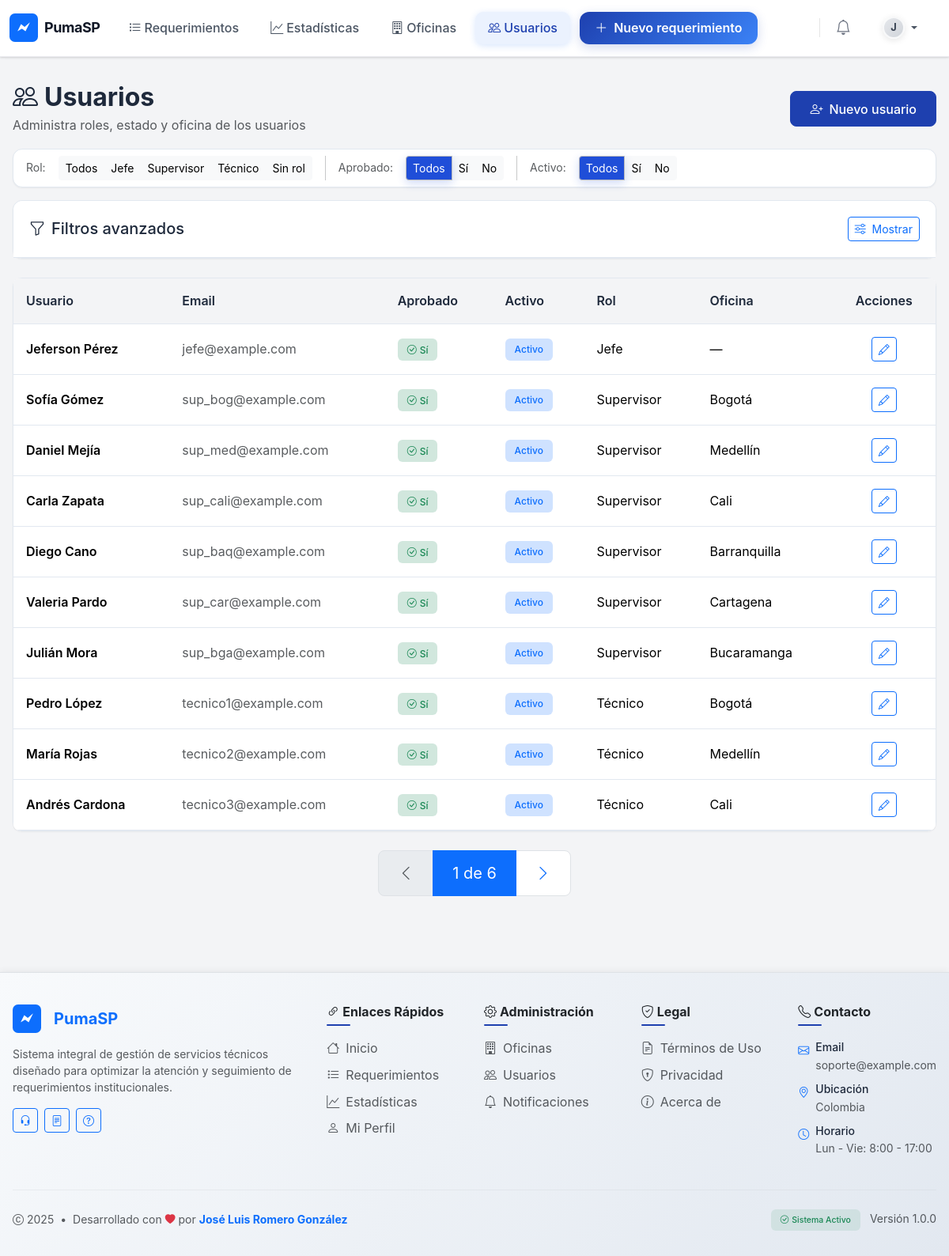
The page /accounts/users/ (signed in) on the database its author committed.
### accounts/models.py (models this page shows, shortened)
class CustomUser(AbstractUser):
	approved = models.BooleanField(default=False, help_text=_('Aprobado por Jefe'))
	role = models.CharField(max_length=16, choices=Roles.choices, default=Roles.UNASSIGNED)
	office = models.ForeignKey('oficinas.Office', null=True, blank=True, on_delete=models.SET_NULL, related_name='users')
	class IdentificationType(models.TextChoices):
		CC = 'CC', _('Cédula de ciudadanía')
		CE = 'CE', _('Cédula de extranjería')
		TI = 'TI', _('Tarjeta de identidad')
		PAS = 'PAS', _('Pasaporte')
		NIT = 'NIT', _('NIT')
		PEP = 'PEP', _('Permiso especial de permanencia')
	id_type = models.CharField(
		max_length=5,
		choices=IdentificationType.choices,
		null=True,
		blank=True,
		verbose_name=_('Tipo de identificación'),
	)
	id_number = models.CharField(
		max_length=32,
		null=True,
		blank=True,
		unique=True,
		verbose_name=_('Número de identificación'),
	)
	birth_date = models.DateField(null=True, blank=True, verbose_name=_('Fecha de nacimiento'))
	phone = models.CharField(max_length=20, null=True, blank=True, verbose_name=_('Teléfono'))
	@property
	def is_jefe(self):
		return self.role == Roles.JEFE

### oficinas/models.py (models this page shows)
class Office(models.Model):
	name = models.CharField(max_length=120, unique=True)
	description = models.TextField(blank=True)
	supervisor = models.ForeignKey('accounts.CustomUser', null=True, blank=True, on_delete=models.SET_NULL, related_name='supervisa_oficina')
	def __str__(self):
		return self.name

### accounts/views.py (the view)
# urls.py: path('users/', views.users_list, name='users_list'),
@login_required
@jefe_required
def users_list(request):
	qs = CustomUser.objects.select_related('office').all()
	role = request.GET.get('role')
	office = request.GET.get('office')
	approved = request.GET.get('approved')
	active = request.GET.get('active')
	q = request.GET.get('q')
	if role:
		qs = qs.filter(role=role)
	if office:
		qs = qs.filter(office_id=office)
	if approved in ('0', '1'):
		qs = qs.filter(approved=(approved == '1'))
	if active in ('0', '1'):
		qs = qs.filter(is_active=(active == '1'))
	if q:
		qs = qs.filter(models.Q(username__icontains=q) | models.Q(email__icontains=q))
	qs = qs.order_by('date_joined')
	paginator = Paginator(qs, 10)
	users = paginator.get_page(request.GET.get('page', 1))
	from oficinas.models import Office
	offices = Office.objects.all()
	ctx = {
		'users': users,
		'roles': Roles,
		'offices': offices,
		'filters': {
			'role': role or '',
			'office': int(office) if office else '',
			'approved': approved or '',
			'active': active or '',
			'q': q or '',
		}
	}
	return render(request, 'accounts/users_list.html', ctx)

### accounts/templatetags/name_filters.py (called while the page is built)
@register.filter(name='first_last')
def first_last(user):
    if not user:
        return ''
    first = (getattr(user, 'first_name', '') or '').strip()
    last = (getattr(user, 'last_name', '') or '').strip()
    full = ' '.join([p for p in [first, last] if p])
    return full if full else 'Sin nombre'

### gestor_servicios/context_processors.py (called while the page is built)
def brand(request):
    return {
        'BRAND_NAME': getattr(settings, 'APP_BRAND_NAME', 'PumaSP'),
        'BRAND_TAGLINE': getattr(settings, 'APP_BRAND_TAGLINE', ''),
        'BRAND_LOGO': getattr(settings, 'APP_BRAND_LOGO', 'favicon.svg'),
    'FOOTER_CONTACT_EMAIL': getattr(settings, 'APP_CONTACT_EMAIL', 'soporte@example.com'),
    'FOOTER_CONTACT_LOCATION': getattr(settings, 'APP_CONTACT_LOCATION', 'Colombia'),
    }

### templates/accounts/users_list.html (shortened to what this page needs)
{% extends 'base.html' %}
{% load name_filters %}
{% block content %}
<div class="d-flex justify-content-between align-items-center mb-3">
  <div>
    <h1 class="page-title mb-1"><i class="bi bi-people me-2"></i>Usuarios</h1>
    <p class="text-muted mb-0">Administra roles, estado y oficina de los usuarios</p>
  </div>
  {% if request.user.is_authenticated and request.user.is_jefe %}
    <a class="btn btn-primary" href="/accounts/register/"><i class="bi bi-person-plus me-2"></i>Nuevo usuario</a>
  {% endif %}
  </div>
<div class="card mb-3">
  <div class="card-body py-2">
    <div class="d-flex flex-wrap align-items-center gap-2 small" id="userQuickFilters">
      {% with r=filters.role a=filters.active ap=filters.approved %}
      <div class="me-2 text-muted">Rol:</div>
      <div class="btn-group" role="group" aria-label="Filtro por rol">
        <a href="#" class="btn btn-light btn-sm" data-k="role" data-v="">Todos</a>
        <a href="#" class="btn btn-light btn-sm {% if r == 'JEFE' %}active{% endif %}" data-k="role" data-v="JEFE">Jefe</a>
        <a href="#" class="btn btn-light btn-sm {% if r == 'SUPERVISOR' %}active{% endif %}" data-k="role" data-v="SUPERVISOR">Supervisor</a>
        <a href="#" class="btn btn-light btn-sm {% if r == 'TECNICO' %}active{% endif %}" data-k="role" data-v="TECNICO">Técnico</a>
        <a href="#" class="btn btn-light btn-sm {% if r == 'UNASSIGNED' %}active{% endif %}" data-k="role" data-v="UNASSIGNED">Sin rol</a>
      </div>
      <div class="me-2 text-muted">Aprobado:</div>
      <div class="btn-group" role="group" aria-label="Filtro aprobado">
        <a href="#" class="btn btn-light btn-sm {% if not ap %}active{% endif %}" data-k="approved" data-v="">Todos</a>
        <a href="#" class="btn btn-light btn-sm {% if ap == '1' %}active{% endif %}" data-k="approved" data-v="1">Sí</a>
        <a href="#" class="btn btn-light btn-sm {% if ap == '0' %}active{% endif %}" data-k="approved" data-v="0">No</a>
      </div>
      <div class="me-2 text-muted">Activo:</div>
      <div class="btn-group" role="group" aria-label="Filtro activo">
        <a href="#" class="btn btn-light btn-sm {% if not a %}active{% endif %}" data-k="active" data-v="">Todos</a>
        <a href="#" class="btn btn-light btn-sm {% if a == '1' %}active{% endif %}" data-k="active" data-v="1">Sí</a>
        <a href="#" class="btn btn-light btn-sm {% if a == '0' %}active{% endif %}" data-k="active" data-v="0">No</a>
      </div>
      {% endwith %}
    </div>
  </div>
</div>
<div class="card mb-4">
  <div class="card-header d-flex justify-content-between align-items-center">
    <h5 class="mb-0"><i class="bi bi-funnel me-2"></i>Filtros avanzados</h5>
    <button class="btn btn-sm btn-outline-primary" type="button" data-bs-toggle="collapse" data-bs-target="#userAdvFilters" aria-expanded="{% if filters.q or filters.office %}true{% else %}false{% endif %}" aria-controls="userAdvFilters">
      <i class="bi bi-sliders me-1"></i> {% if filters.q or filters.office %}Ocultar{% else %}Mostrar{% endif %}
    </button>
  </div>
</div>
<div class="card">
  <div class="table-responsive">
    <table class="table table-hover mb-0 align-middle">
      <thead class="table-light">
        <tr>
          <th>Usuario</th>
          <th>Email</th>
          <th>Aprobado</th>
          <th>Activo</th>
          <th>Rol</th>
          <th>Oficina</th>
          <th class="text-center">Acciones</th>
        </tr>
      </thead>
      <tbody>
        {% for u in users %}
          <tr>
            <td class="fw-semibold">{{ u|first_last }}</td>
            <td class="text-muted">{{ u.email|default:"—" }}</td>
            <td>
              {% if u.approved %}
                <span class="badge bg-success-subtle text-success"><i class="bi bi-check-circle me-1"></i>Sí</span>
              {% else %}
                <span class="badge bg-warning-subtle text-warning"><i class="bi bi-exclamation-circle me-1"></i>No</span>
              {% endif %}
            </td>
            <td>
              {% if u.is_active %}
                <span class="badge bg-primary-subtle text-primary">Activo</span>
              {% else %}
                <span class="badge bg-secondary-subtle text-secondary">Inactivo</span>
              {% endif %}
            </td>
            <td>{{ u.get_role_display|default:"—" }}</td>
            <td>{{ u.office|default:"—" }}</td>
            <td class="text-center">
              <div class="btn-group btn-group-sm" role="group">
                <a class="btn btn-outline-primary" href="/accounts/users/{{u.id}}/" title="Editar"><i class="bi bi-pencil"></i></a>
              </div>
            </td>
          </tr>
        {% endfor %}
      </tbody>
    </table>
  </div>
</div>
{% if users.paginator.num_pages > 1 %}
<nav aria-label="Paginación" class="mt-4">
  <div class="d-flex justify-content-center">
    <ul class="pagination pagination-lg">
      {% if users.has_previous %}
        <li class="page-item"><a class="page-link" href="?page={{ users.previous_page_number }}&role={{ filters.role }}&office={{ filters.office }}&approved={{ filters.approved }}&active={{ filters.active }}&q={{ filters.q }}"><i class="bi bi-chevron-left"></i></a></li>
      {% else %}
        <li class="page-item disabled"><span class="page-link"><i class="bi bi-chevron-left"></i></span></li>
      {% endif %}
      <li class="page-item active"><span class="page-link">{{ users.number }} de {{ users.paginator.num_pages }}</span></li>
      {% if users.has_next %}
        <li class="page-item"><a class="page-link" href="?page={{ users.next_page_number }}&role={{ filters.role }}&office={{ filters.office }}&approved={{ filters.approved }}&active={{ filters.active }}&q={{ filters.q }}"><i class="bi bi-chevron-right"></i></a></li>
      {% else %}
        <li class="page-item disabled"><span class="page-link"><i class="bi bi-chevron-right"></i></span></li>
      {% endif %}
    </ul>
  </div>
</nav>
{% endif %}
{% endblock %}

### templates/base.html (style rules this page uses)
:root { --primary-blue: #1e40af; --primary-blue-light: #3b82f6; --primary-blue-dark: #1e3a8a; --secondary-gray: #f3f4f6; --secondary-gray-dark: #e2e8f0; --accent-blue: #0ea5e9; --text-primary: #1e293b; --text-secondary: #64748b; --border-color: #e2e8f0; --success: #10b981; --warning: #f59e0b; --danger: #ef4444; --shadow-sm: 0 1px 2px 0 rgb(0 0 0 / 0.05); --shadow-md: 0 4px 6px -1px rgb(0 0 0 / 0.1), 0 2px 4px -2px rgb(0 0 0 / 0.1); --shadow-lg: 0 10px 15px -3px rgb(0 0 0 / 0.1), 0 4px 6px -4px rgb(0 0 0 / 0.1); }
html, body { font-family: -apple-system, BlinkMacSystemFont, 'Segoe UI', Roboto, 'Helvetica Neue', Arial, sans-serif; background-color: var(--secondary-gray); color: var(--text-primary); line-height: 1.6; }
.card { border: 1px solid var(--border-color); border-radius: 12px; box-shadow: var(--shadow-sm); background: white; transition: all 0.2s ease; }
.card-header { background: white; border-bottom: 1px solid var(--border-color); font-weight: 600; color: var(--text-primary); padding: 1.25rem; border-radius: 12px 12px 0 0 !important; }
.btn-primary { background-color: var(--primary-blue); border-color: var(--primary-blue); border-radius: 8px; font-weight: 500; padding: 0.6rem 1.5rem; transition: all 0.2s ease; }
.table { border-radius: 8px; overflow: hidden; background: white; box-shadow: var(--shadow-sm); }
.table th { background-color: var(--secondary-gray); border-color: var(--border-color); font-weight: 600; color: var(--text-primary); padding: 1rem; }
.table td { padding: 1rem; border-color: var(--border-color); }
.badge { font-weight: 500; padding: 0.5rem 0.75rem; border-radius: 6px; }
.page-title { font-size: 2rem; font-weight: 700; color: var(--text-primary); margin-bottom: 1.5rem; }

### templates/accounts/users_list.html (style rules this page uses)
#userQuickFilters .btn.active { background: #1f4ed8; color: #fff; box-shadow: 0 4px 12px rgba(31,78,216,.2); }

### rows shown on the page
CustomUser: first_name+last_name "Jeferson Pérez", email "jefe@example.com", approved True (drawn), is_active "Activo", role "Jefe", office "—"
CustomUser: first_name+last_name "Sofía Gómez", email "sup_bog@example.com", approved True (drawn), is_active "Activo", role "Supervisor", office "Bogotá"
CustomUser: first_name+last_name "Daniel Mejía", email "sup_med@example.com", approved True (drawn), is_active "Activo", role "Supervisor", office "Medellín"
CustomUser: first_name+last_name "Carla Zapata", email "sup_cali@example.com", approved True (drawn), is_active "Activo", role "Supervisor", office "Cali"
CustomUser: first_name+last_name "Diego Cano", email "sup_baq@example.com", approved True (drawn), is_active "Activo", role "Supervisor", office "Barranquilla"
CustomUser: first_name+last_name "Valeria Pardo", email "sup_car@example.com", approved True (drawn), is_active "Activo", role "Supervisor", office "Cartagena"
CustomUser: first_name+last_name "Julián Mora", email "sup_bga@example.com", approved True (drawn), is_active "Activo", role "Supervisor", office "Bucaramanga"
CustomUser: first_name+last_name "Pedro López", email "tecnico1@example.com", approved True (drawn), is_active "Activo", role "Técnico", office "Bogotá"
CustomUser: first_name+last_name "María Rojas", email "tecnico2@example.com", approved True (drawn), is_active "Activo", role "Técnico", office "Medellín"
CustomUser: first_name+last_name "Andrés Cardona", email "tecnico3@example.com", approved True (drawn), is_active "Activo", role "Técnico", office "Cali"

### other values the page prints
{{ BRAND_NAME }} "PumaSP"
{{ users.number }} "1"
{{ users.paginator.num_pages }} "6"
{{ FOOTER_CONTACT_EMAIL }} "soporte@example.com"
{{ FOOTER_CONTACT_LOCATION }} "Colombia"
